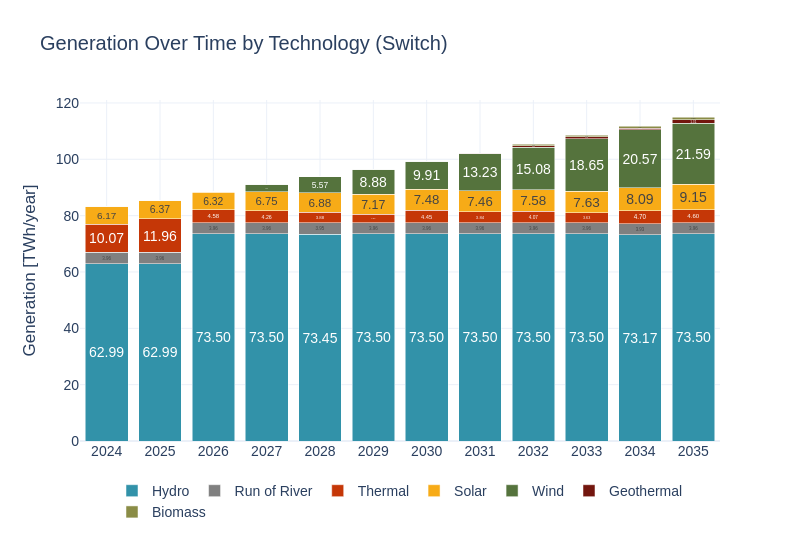

Notebook cell for this chart:
### Code cell
# Transform data
sce_sw = pd.read_csv(model_outputs_path+'/dispatch.csv')
sce_sw['year'] = sce_sw['timestamp'].str[:4]
sce_sw['Energy_TWh_typical_yr'] = sce_sw['Energy_GWh_typical_yr'] / 1000
sce_sw.rename(columns={'gen_tech': 'Tech'}, inplace=True)
sce_sw = sce_sw[sce_sw['timestamp'].str.contains('^'+str(years[0])) == False]
# Plot
sw.scenarios.dispatched_generation(sce_sw, 'Generation', 'TWh', 'year', 'Energy_TWh_typical_yr', 'Tech', scenario_name, 'Switch', 0)
#sce_sw = sce_sw[['generation_project','year','Energy_TWh_typical_yr','Tech']]
#sce_sw.to_csv('./12_switch.csv')

### Figure 1 — Plotly figure (JSON) as saved in the notebook; plotly's stock layout.template omitted (floating-point values rounded to 4 significant figures)
{"data": [{"hovertemplate": "Tech=Hydro<br>Year=%{x}<br>Dispatched Generation (MW)=%{y}<br>text=%{text}<extra></extra>", "insidetextanchor": "middle", "legendgroup": "Hydro", "marker": {"color": "#3292A9", "pattern": {"shape": ""}}, "name": "Hydro", "orientation": "v", "showlegend": true, "text": ["62.99", "62.99", "73.50", "73.50", "73.45", "73.50", "73.50", "73.50", "73.50", "73.50", "73.17", "73.50"], "textangle": 0, "textposition": "inside", "texttemplate": "%{text}", "type": "bar", "x": ["2024", "2025", "2026", "2027", "2028", "2029", "2030", "2031", "2032", "2033", "2034", "2035"], "xaxis": "x", "y": [62.99, 62.99, 73.5, 73.5, 73.45, 73.5, 73.5, 73.5, 73.5, 73.5, 73.17, 73.5], "yaxis": "y"}, {"hovertemplate": "Tech=Run of River<br>Year=%{x}<br>Dispatched Generation (MW)=%{y}<br>text=%{text}<extra></extra>", "insidetextanchor": "middle", "legendgroup": "Run of River", "marker": {"color": "#808080", "pattern": {"shape": ""}}, "name": "Run of River", "orientation": "v", "showlegend": true, "text": ["3.96", "3.96", "3.96", "3.96", "3.95", "3.96", "3.96", "3.96", "3.96", "3.96", "3.93", "3.96"], "textangle": 0, "textposition": "inside", "texttemplate": "%{text}", "type": "bar", "x": ["2024", "2025", "2026", "2027", "2028", "2029", "2030", "2031", "2032", "2033", "2034", "2035"], "xaxis": "x", "y": [3.965, 3.965, 3.965, 3.965, 3.954, 3.965, 3.965, 3.965, 3.965, 3.965, 3.931, 3.965], "yaxis": "y"}, {"hovertemplate": "Tech=Thermal<br>Year=%{x}<br>Dispatched Generation (MW)=%{y}<br>text=%{text}<extra></extra>", "insidetextanchor": "middle", "legendgroup": "Thermal", "marker": {"color": "#C53707", "pattern": {"shape": ""}}, "name": "Thermal", "orientation": "v", "showlegend": true, "text": ["10.07", "11.96", "4.58", "4.26", "3.88", "2.96", "4.45", "3.84", "4.07", "3.63", "4.70", "4.60"], "textangle": 0, "textposition": "inside", "texttemplate": "%{text}", "type": "bar", "x": ["2024", "2025", "2026", "2027", "2028", "2029", "2030", "2031", "2032", "2033", "2034", "2035"], "xaxis": "x", "y": [10.07, 11.96, 4.576, 4.26, 3.883, 2.963, 4.453, 3.844, 4.066, 3.631, 4.705, 4.604], "yaxis": "y"}, {"hovertemplate": "Tech=Solar<br>Year=%{x}<br>Dispatched Generation (MW)=%{y}<br>text=%{text}<extra></extra>", "insidetextanchor": "middle", "legendgroup": "Solar", "marker": {"color": "#F7AB17", "pattern": {"shape": ""}}, "name": "Solar", "orientation": "v", "showlegend": true, "text": ["6.17", "6.37", "6.32", "6.75", "6.88", "7.17", "7.48", "7.46", "7.58", "7.63", "8.09", "9.15"], "textangle": 0, "textposition": "inside", "texttemplate": "%{text}", "type": "bar", "x": ["2024", "2025", "2026", "2027", "2028", "2029", "2030", "2031", "2032", "2033", "2034", "2035"], "xaxis": "x", "y": [6.17, 6.375, 6.317, 6.747, 6.881, 7.166, 7.48, 7.462, 7.584, 7.634, 8.094, 9.149], "yaxis": "y"}, {"hovertemplate": "Tech=Wind<br>Year=%{x}<br>Dispatched Generation (MW)=%{y}<br>text=%{text}<extra></extra>", "insidetextanchor": "middle", "legendgroup": "Wind", "marker": {"color": "#55733D", "pattern": {"shape": ""}}, "name": "Wind", "orientation": "v", "showlegend": true, "text": ["0.21", "0.21", "0.21", "2.64", "5.57", "8.88", "9.91", "13.23", "15.08", "18.65", "20.57", "21.59"], "textangle": 0, "textposition": "inside", "texttemplate": "%{text}", "type": "bar", "x": ["2024", "2025", "2026", "2027", "2028", "2029", "2030", "2031", "2032", "2033", "2034", "2035"], "xaxis": "x", "y": [0.2143, 0.2143, 0.2143, 2.639, 5.57, 8.876, 9.914, 13.23, 15.08, 18.65, 20.57, 21.59], "yaxis": "y"}, {"hovertemplate": "Tech=Geothermal<br>Year=%{x}<br>Dispatched Generation (MW)=%{y}<br>text=%{text}<extra></extra>", "insidetextanchor": "middle", "legendgroup": "Geothermal", "marker": {"color": "#73160E", "pattern": {"shape": ""}}, "name": "Geothermal", "orientation": "v", "showlegend": true, "text": ["0.00", "0.00", "0.00", "0.00", "0.00", "0.00", "0.00", "0.12", "0.56", "0.56", "0.64", "1.31"], "textangle": 0, "textposition": "inside", "texttemplate": "%{text}", "type": "bar", "x": ["2024", "2025", "2026", "2027", "2028", "2029", "2030", "2031", "2032", "2033", "2034", "2035"], "xaxis": "x", "y": [2.904e-10, 3.657e-10, 2.412e-10, 3.238e-10, 3.994e-10, 4.907e-10, 8.036e-10, 0.1221, 0.5586, 0.5586, 0.6389, 1.314], "yaxis": "y"}, {"hovertemplate": "Tech=Biomass<br>Year=%{x}<br>Dispatched Generation (MW)=%{y}<br>text=%{text}<extra></extra>", "insidetextanchor": "middle", "legendgroup": "Biomass", "marker": {"color": "#8A8C46", "pattern": {"shape": ""}}, "name": "Biomass", "orientation": "v", "showlegend": true, "text": ["0.00", "0.00", "0.00", "0.00", "0.00", "0.00", "0.00", "0.12", "0.55", "0.55", "0.62", "0.88"], "textangle": 0, "textposition": "inside", "texttemplate": "%{text}", "type": "bar", "x": ["2024", "2025", "2026", "2027", "2028", "2029", "2030", "2031", "2032", "2033", "2034", "2035"], "xaxis": "x", "y": [2.904e-10, 3.656e-10, 2.412e-10, 3.238e-10, 3.994e-10, 4.908e-10, 8.037e-10, 0.1219, 0.5478, 0.5478, 0.6155, 0.876], "yaxis": "y"}], "layout": {"barmode": "stack", "font": {"family": "Arial", "size": 14}, "height": 540, "legend": {"orientation": "h", "title": {}, "tracegroupgap": 0, "x": 0.5, "xanchor": "center", "y": -0.1}, "title": {"text": "Generation Over Time by Technology (Switch)"}, "width": 800, "xaxis": {"anchor": "y", "domain": [0, 1], "showgrid": true, "tickangle": 0, "tickfont": {"family": "Arial", "size": 14}, "tickvals": ["2024", "2025", "2026", "2027", "2028", "2029", "2030", "2031", "2032", "2033", "2034", "2035"], "title": {"text": ""}}, "yaxis": {"anchor": "x", "domain": [0, 1], "title": {"text": "Generation [TWh/year]"}}}}
